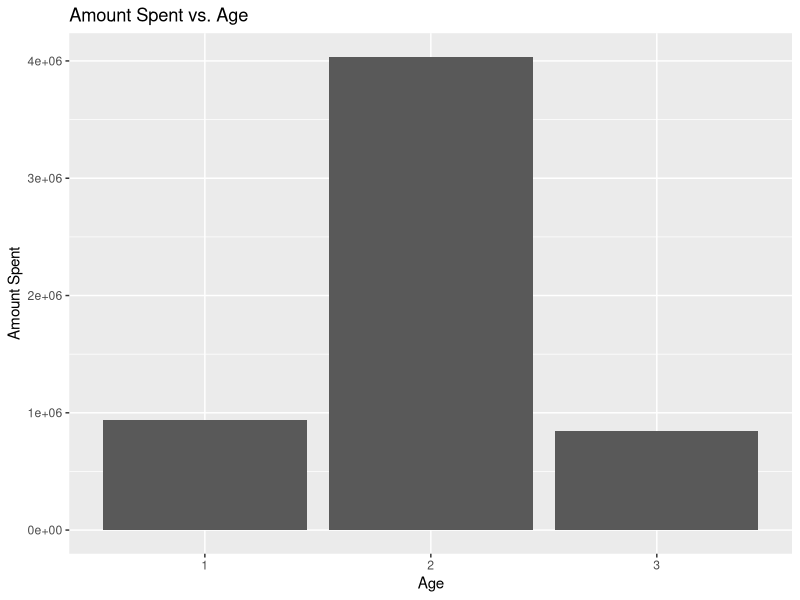
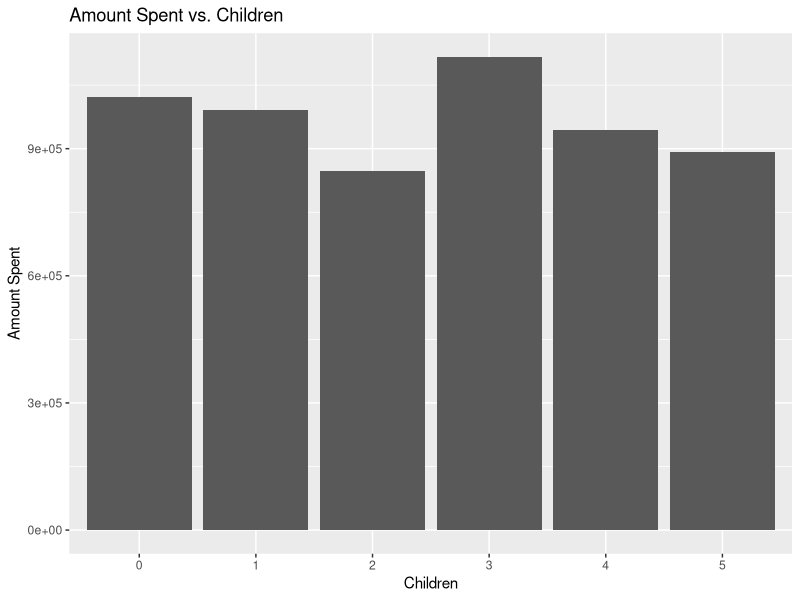
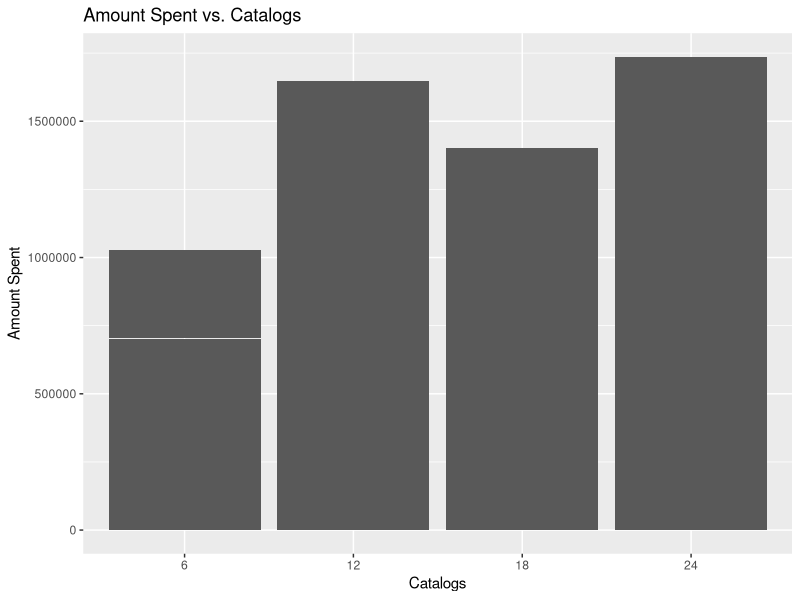
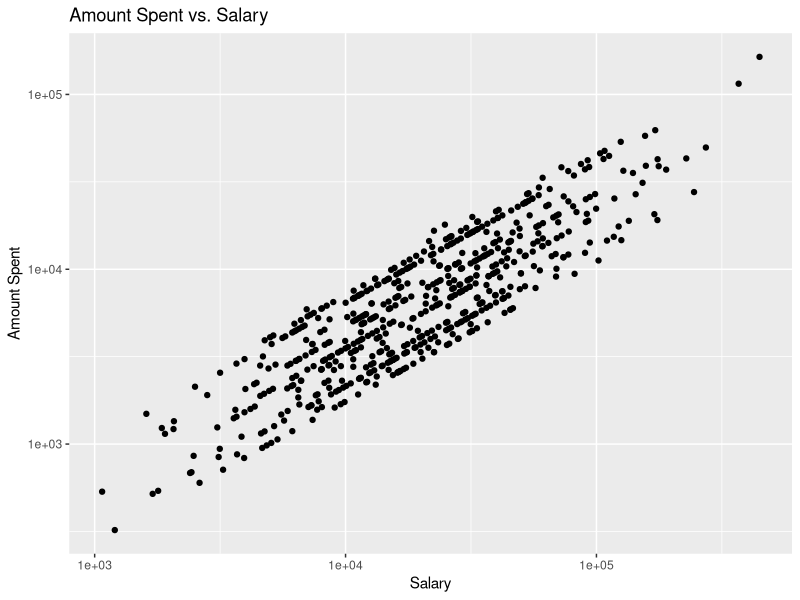

The R script that drew these images, in order:
library(forecast)
library(ggplot2)

setwd("C:/Users/dom/Desktop/r files")

hitex.df<-read.csv("Catalogs.csv")

head(hitex.df)

set.seed(1)  
train.index <- sample(1:1000, 1000*0.6)  
train.df <- hitex.df[train.index, ]
valid.df <- hitex.df[-train.index, ]

ggplot(train.df, aes(x =as.factor( Age), y = AmountSpent)) + 
  geom_bar(stat="identity") +
  ylab("Amount Spent")+xlab("Age")+
  ggtitle("Amount Spent vs. Age")

ggplot(train.df, aes(x =as.factor(Children), y = AmountSpent)) + 
  geom_bar(stat="identity") +
  ylab("Amount Spent")+xlab("Children")+
  ggtitle("Amount Spent vs. Children")


ggplot(train.df, aes(x =as.factor (Catalogs), y = AmountSpent)) + 
  geom_bar(stat="identity") +
  ylab("Amount Spent")+xlab("Catalogs")+
  ggtitle("Amount Spent vs. Catalogs")

ggplot(train.df, aes(x=Salary, y =AmountSpent))+
  geom_point()+ylab("Amount Spent")+xlab("Salary")+
  scale_x_log10()+
  scale_y_log10()+
  ggtitle("Amount Spent vs. Salary")

reg <- lm(log(AmountSpent)~ log (Salary)+as.factor(Age)+
            as.factor(Catalogs)+as.factor(Children)+Gender+Married+Location,data=train.df)
summary(reg)
pred <- predict(reg, newdata = train.df)
accuracy(exp(pred), train.df$AmountSpent)

pred<- predict(reg, newdata = valid.df)
accuracy(exp(pred), valid.df$AmountSpent)







  

